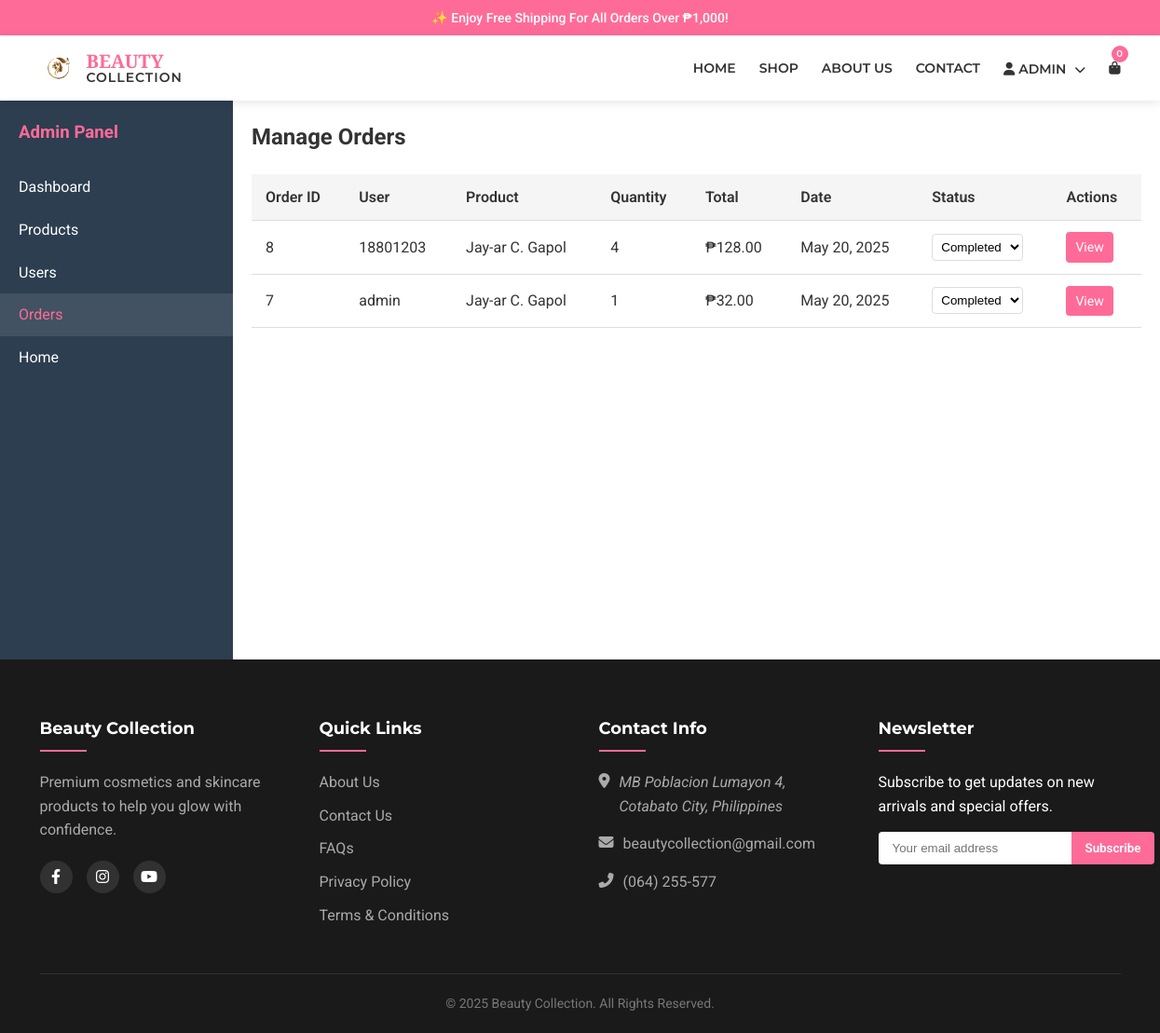
The app's page /admin/orders.php (signed in) with its own data.
### tables this page shows
CREATE TABLE IF NOT EXISTS `orders` (
  `id` int(11) NOT NULL AUTO_INCREMENT,
  `user_id` int(11) NOT NULL,
  `product_id` int(11) NOT NULL,
  `quantity` int(11) NOT NULL,
  `total_price` decimal(10,2) NOT NULL,
  `status` enum('pending','processing','completed','cancelled') DEFAULT 'pending',
  `order_date` timestamp NOT NULL DEFAULT current_timestamp(),
  PRIMARY KEY (`id`),
  KEY `user_id` (`user_id`),
  KEY `product_id` (`product_id`)
);

CREATE TABLE IF NOT EXISTS `users` (
  `id` int(11) NOT NULL AUTO_INCREMENT,
  `username` varchar(50) NOT NULL,
  `password` varchar(255) NOT NULL,
  `email` varchar(100) NOT NULL,
  `role` enum('admin','user') DEFAULT 'user',
  PRIMARY KEY (`id`),
  UNIQUE KEY `username` (`username`),
  UNIQUE KEY `email` (`email`)
);

CREATE TABLE IF NOT EXISTS `products` (
  `id` int(11) NOT NULL AUTO_INCREMENT,
  `name` varchar(100) NOT NULL,
  `description` text DEFAULT NULL,
  `price` decimal(10,2) NOT NULL,
  `image` varchar(255) DEFAULT NULL,
  `category` varchar(50) NOT NULL DEFAULT 'Uncategorized',
  `is_bestseller` tinyint(1) DEFAULT 0,
  PRIMARY KEY (`id`)
);

### config.php (called while the page is built, shortened)
<?php
function isLoggedIn() {
    return isset($_SESSION['user_id']);
}
?>

### admin/orders.php (the view, shortened to what this page needs)
<?php
require_once '../config.php';
$pdo->exec("CREATE TABLE IF NOT EXISTS orders (
    id INT AUTO_INCREMENT PRIMARY KEY,
    user_id INT NOT NULL,
    product_id INT NOT NULL,
    quantity INT NOT NULL,
    total_price DECIMAL(10,2) NOT NULL,
    status ENUM('pending', 'processing', 'completed', 'cancelled') DEFAULT 'pending',
    order_date TIMESTAMP DEFAULT CURRENT_TIMESTAMP,
    FOREIGN KEY (user_id) REFERENCES users(id) ON DELETE CASCADE,
    FOREIGN KEY (product_id) REFERENCES products(id) ON DELETE CASCADE
)");
include('../header.php');
$stmt = $pdo->query("
    SELECT o.*, u.username, p.name as product_name
    FROM orders o
    JOIN users u ON o.user_id = u.id
    JOIN products p ON o.product_id = p.id
    ORDER BY o.order_date DESC
");
$orders = $stmt->fetchAll();
?>
<div class="admin-container">
    <div class="sidebar">
        <h3>Admin Panel</h3>
        <ul>
            <li><a href="dashboard.php">Dashboard</a></li>
            <li><a href="products.php">Products</a></li>
            <li><a href="users.php">Users</a></li>
            <li><a href="orders.php" class="active">Orders</a></li>
            <li><a href="../index.php">Home</a></li>
        </ul>
    </div>
    <div class="main-content">
        <h2>Manage Orders</h2>
        <table class="admin-table">
            <thead>
                <tr>
                    <th>Order ID</th>
                    <th>User</th>
                    <th>Product</th>
                    <th>Quantity</th>
                    <th>Total</th>
                    <th>Date</th>
                    <th>Status</th>
                    <th>Actions</th>
                </tr>
            </thead>
            <tbody>
                <?php foreach ($orders as $order): ?>
                <tr>
                    <td><?php echo $order['id']; ?></td>
                    <td><?php echo htmlspecialchars($order['username']); ?></td>
                    <td><?php echo htmlspecialchars($order['product_name']); ?></td>
                    <td><?php echo $order['quantity']; ?></td>
                    <td>₱<?php echo number_format($order['total_price'], 2); ?></td>
                    <td><?php echo date('M d, Y', strtotime($order['order_date'])); ?></td>
                    <td>
                        <select onchange="changeStatus(this, <?php echo $order['id']; ?>)">
                            <option value="completed" <?php echo $order['status'] == 'completed' ? 'selected' : ''; ?>>Completed</option>
                        </select>
                    </td>
                    <td>
                        <a href="order_details.php?id=<?php echo $order['id']; ?>" class="btn btn-sm">View</a>
                    </td>
                </tr>
                <?php endforeach; ?>
            </tbody>
        </table>
    </div>
</div>
<?php
include('../footer.php');
?>

### header.php (shortened to what this page needs)
<?php
require_once 'config.php';
?>
<!DOCTYPE html>
<html lang="en">
<head>
  <link rel="stylesheet" href="https://cdnjs.cloudflare.com/ajax/libs/font-awesome/6.4.0/css/all.min.css">
  <link rel="stylesheet" href="styles.css">
</head>
<body>
  <div class="top-bar">
    <div class="container">
      <span>✨ Enjoy Free Shipping For All Orders Over ₱1,000!</span>
    </div>
  </div>
  <header class="header">
    <div class="container">
      <a href="index.php" class="logo-container">
        <img alt="Beauty Collection Logo" class="logo-img" src="logo.png" width="40" height="40">
        <div class="logo-text">
          <div class="logo-main">BEAUTY</div>
          <div class="logo-sub">COLLECTION</div>
        </div>
      </a>
      <nav class="desktop-nav" id="nav-links">
      <a href="index.php" class="nav-link">HOME</a>
        <a href="shop.php" class="nav-link">SHOP</a>
        <a href="about.php" class="nav-link">ABOUT US</a>
        <a href="contact.php" class="nav-link">CONTACT</a>
        <?php if (isLoggedIn()): ?>
          <div class="nav-dropdown">
            <a href="account.php" class="nav-link">
              <i class="fas fa-user"></i> <?php echo htmlspecialchars($_SESSION['username']); ?>
              <i class="fas fa-chevron-down dropdown-arrow"></i>
            </a>
          </div>
        <?php else: ?>
          <a href="login.php" class="nav-link"><i class="fas fa-user"></i> LOGIN</a>
        <?php endif; ?>
        <a href="cart.php" class="nav-link cart-link">
          <i class="fas fa-shopping-bag"></i>
          <span class="cart-count">
            <?php
            if (isLoggedIn()) {
              $stmt = $pdo->prepare("SELECT SUM(quantity) FROM cart WHERE user_id = ?");
              $stmt->execute([$_SESSION['user_id']]);
              $count = $stmt->fetchColumn();
              echo $count ? $count : '0';
            } else {
              echo '0';
            }
            ?>
          </span>
        </a>
      </nav>
    </div>
  </header>

### footer.php (shortened to what this page needs)
  <footer class="footer">
    <div class="container">
      <div class="footer-grid">
        <div class="footer-col">
          <h3 class="footer-title">Beauty Collection</h3>
          <p class="footer-about">Premium cosmetics and skincare products to help you glow with confidence.</p>
          <div class="footer-social">
            <a aria-label="Facebook" href="https://facebook.com" target="_blank">
              <i class="fab fa-facebook-f"></i>
            </a>
            <a aria-label="Instagram" href="https://instagram.com" target="_blank">
              <i class="fab fa-instagram"></i>
            </a>
            <a aria-label="YouTube" href="https://youtube.com" target="_blank">
              <i class="fab fa-youtube"></i>
            </a>
          </div>
        </div>
        <div class="footer-col">
          <h3 class="footer-title">Quick Links</h3>
          <ul class="footer-links">
            <li><a href="about.php">About Us</a></li>
            <li><a href="contact.php">Contact Us</a></li>
            <li><a href="faq.php">FAQs</a></li>
            <li><a href="privacy.php">Privacy Policy</a></li>
            <li><a href="terms.php">Terms & Conditions</a></li>
          </ul>
        </div>
        <div class="footer-col">
          <h3 class="footer-title">Contact Info</h3>
          <div class="footer-contact">
            <div class="contact-item">
              <i class="fas fa-map-marker-alt"></i>
              <address>MB Poblacion Lumayon 4, Cotabato City, Philippines</address>
            </div>
            <div class="contact-item">
              <i class="fas fa-envelope"></i>
              <a href="mailto:beautycollection@gmail.com">beautycollection@gmail.com</a>
            </div>
            <div class="contact-item">
              <i class="fas fa-phone-alt"></i>
              <a href="tel:+6464255577">(064) 255-577</a>
            </div>
          </div>
        </div>
        <div class="footer-col">
          <h3 class="footer-title">Newsletter</h3>
          <p>Subscribe to get updates on new arrivals and special offers.</p>
          <form class="newsletter-form">
            <input type="email" placeholder="Your email address" required>
            <button type="submit">Subscribe</button>
          </form>
        </div>
      </div>
      <div class="footer-bottom">
        <p>&copy; <?php echo date('Y'); ?> Beauty Collection. All Rights Reserved.</p>
      </div>
    </div>
  </footer>
  </body>
</html>

### header.php (style rules this page uses)
.nav-dropdown { position: relative; display: inline-block; }
.dropdown-arrow { font-size: 12px; margin-left: 5px; transition: var(--transition); }

### records on screen
orders: id "8", user.username "18801203", product.name "Jay-ar C. Gapol", quantity "4", total_price "128.00", order_date "May 20, 2025", status+id "Completed"
orders: id "7", user.username "admin", product.name "Jay-ar C. Gapol", quantity "1", total_price "32.00", order_date "May 20, 2025", status+id "Completed"

### other values on screen
$_SESSION['username'] "ADMIN"
